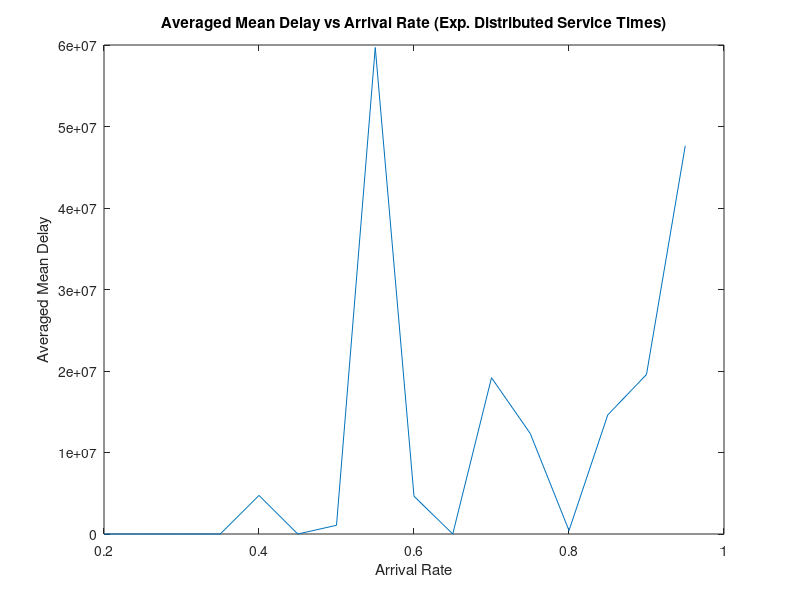

Write the MATLAB code that produced this figure.
x = linspace(0.2, 0.95, 16);
x_2 = [0.005, 0.01, 0.015, 0.020, 0.025, 0.030]
y_1 = [1.124999 1.166648 1.214299 1.269168 1.333242 1.409050 1.499916 1.611284 1.749853 1.928167 2.165954 2.496970 2.992333 3.817173 5.469014 10.428264]
y_2 = [32.647066 36.427701 42.274040 52.493409 74.885989 163.915399]

% x used SERVICE TIME=1 
% x_2 used SERVICE_TIME = 30

plot(x,y_1);
hold on
plot(x_2,y_2);
hold off
title("Arrival Rate vs Averaged Mean Delay 400122166");
xlabel("Arrival Rate");
ylabel("Averaged Mean Delay");

SERVICE_TIME = 1;
sum = 0
for i = [1:16]
    
    ARRIVAL_RATE = x(i);
    
    res = 0.5*SERVICE_TIME*(2-(SERVICE_TIME*ARRIVAL_RATE))/(1-(SERVICE_TIME*ARRIVAL_RATE))
    
    error = abs(100*(y_1(i)-res)/y_1(i));
    
    sum = sum + error
    disp(error);
    
    
end

average = sum/16
disp(average)

SERVICE_TIME = 30;
sum = 0
for i = [1:6]
    
    ARRIVAL_RATE = x_2(i);
    
    res = 0.5*SERVICE_TIME*(2-(SERVICE_TIME*ARRIVAL_RATE))/(1-(SERVICE_TIME*ARRIVAL_RATE))
    
    error = abs(100*(y_2(i)-res)/y_2(i));
    
    sum = sum + error
    disp(error);
    
    
end

average1 = sum/6
disp(average1)


%%%%% 

y_3 = [1.702717 1.694997 1.408554 0.614292 4732943.681495 1.365564 1067752.647292 59695734.826042 4635872.165987 1.300803 19175586.133777 12333048.569886 427007.180997 14607607.912565  19575866.559220 47636126.865886]; 

plot(x,y_3);
title("Averaged Mean Delay vs Arrival Rate (Exp. Distributed Service Times)");
xlabel("Arrival Rate");
ylabel("Averaged Mean Delay");